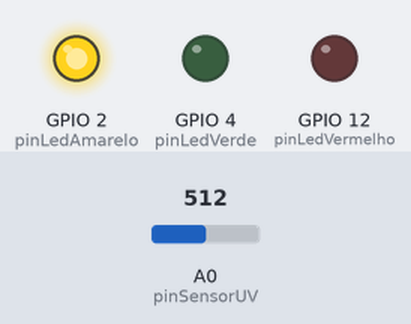
Bench run of a sketch on a simulated ESP8266 (NodeMCU). On the bench: output pins drawn as LEDs (lit = HIGH). The test bench sets the inputs (shaded band); at power-on: A0 (pinSensorUV) = 512. WiFi joins after 1.5 s; servers stay silent unless stated; no MQTT or app messages arrive unless stated; what the sketch prints to the serial monitor is not drawn.

Above: at 2.7 s.
2.8 s: A0 (pinSensorUV) set to 554
5.5 s: A0 (pinSensorUV) set to 580
At 6.2 s:
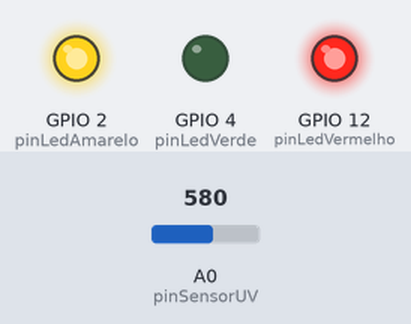
8.2 s: A0 (pinSensorUV) set to 758
10.9 s: A0 (pinSensorUV) set to 783
At 12.1 s:
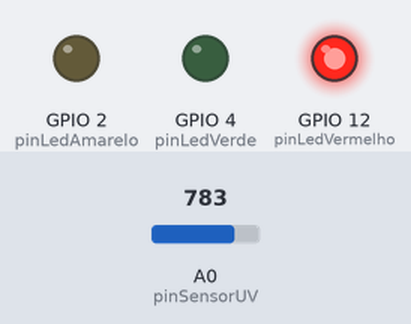
13.6 s: A0 (pinSensorUV) set to 122
At 16.4 s:
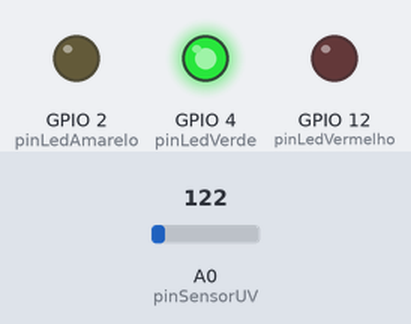
17.0 s: A0 (pinSensorUV) set to 243
19.7 s: A0 (pinSensorUV) set to 263
At 22.3 s:
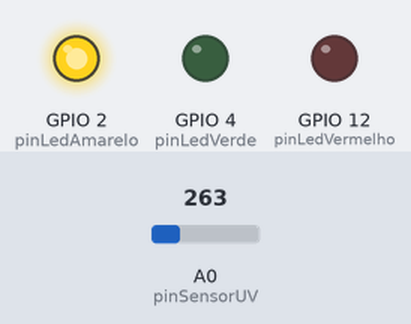
Timing chart, 0 to 23.8 s (numbered marks = the images above; inputs shaded):
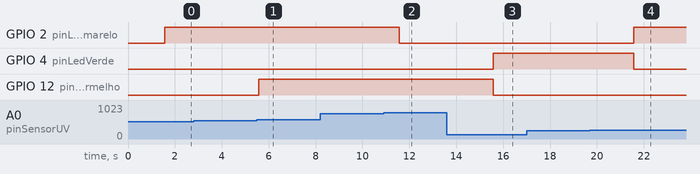

Measured:
- the behaviour switches between 562 and 563 on A0 (pinSensorUV) (found by bisection; images 0 and 1)
- the behaviour switches between 767 and 768 on A0 (pinSensorUV) (found by bisection; images 1 and 2)
- the behaviour switches between 255 and 256 on A0 (pinSensorUV) (found by bisection; images 3 and 4)
- after the input at 2.8 s, every drawn part: stays the same
- after the input at 5.5 s, GPIO 12 (pinLedVermelho): LOW → HIGH after 0.07 s
- after the input at 8.2 s, every drawn part: stays the same
- after the input at 10.9 s, GPIO 2 (pinLedAmarelo): HIGH → LOW after 0.67 s
- after the input at 13.6 s, GPIO 4 (pinLedVerde): LOW → HIGH after 2.0 s; GPIO 12 (pinLedVermelho): HIGH → LOW after 2.0 s
- after the input at 17.0 s, every drawn part: stays the same
- after the input at 19.7 s, GPIO 2 (pinLedAmarelo): LOW → HIGH after 1.9 s; GPIO 4 (pinLedVerde): HIGH → LOW after 1.9 s

The sketch:

projeto_uv.ino
```cpp
#include <ESP8266WiFi.h>
#include <PubSubClient.h>

#include <iostream>
#include <random>

// DEFINIÇÕES DE PINOS
#define pinLedVermelho 12
#define pinLedAmarelo  2
#define pinLedVerde    4

#define pinSensorUV    A0
#define divisor        20

// DEFINIÇÕES
#define liga    HIGH
#define desliga LOW

#define DEBUG

// Definições de conexão WiFi e MQTT
const char* ssid = "Theo";
const char* password = "pandora123";
const char* mqtt_server = "test.mosquitto.org";

// Cliente WiFi e MQTT
WiFiClient espClient;
PubSubClient client(espClient);

// Protótipos de funções
void setup_wifi();
void reconnect();

// Tópico MQTT para envio de mensagens
const char* uv_topic = "home/outdoor/uvindex";
const char* uv_hight_topic = "home/outdoor/uvindexhight";

const char* uv_low_message = "Aproveite o sol com tranquilidade, mas não esqueça do protetor.";
const char* uv_medium_message = "Use protetor solar, o índice de raios UV está moderado.";
const char* uv_hight_message = "Cuidado extra ao sol, índice de raios UV está alto.";
const char* uv_danger_message = "Alerta máximo de raios UV! Proteja-se completamente.";

// std::mt19937 rng(std::random_device{}());

// Define o intervalo desejado (de 0 a 10)
// std::uniform_int_distribution<int> dist(0, 10);


void setup() {
  Serial.begin(115200);

  pinMode(pinLedVerde, OUTPUT);
  pinMode(pinLedAmarelo, OUTPUT);
  pinMode(pinLedVermelho, OUTPUT);
  pinMode(pinSensorUV, INPUT);

  setup_wifi();
  client.setServer(mqtt_server, 1883);
}

void loop() {
  if (!client.connected()) {
    reconnect();
  }
  client.loop();

  int leituraUV = analogRead(pinSensorUV);
  byte indiceUV = map(leituraUV, 0, 1023, 0, 10);

  /*
    Randor number to test dashboard

    // Gera um número aleatório no intervalo especificado
    int num_aleatorio = dist(rng);
    byte indiceUV = num_aleatorio;
  */

  if (indiceUV >= 8){ // SE O INDICE FOR MAIOR OU IGUAL A 8 LIGA O LED VERMELHO

    digitalWrite (pinLedAmarelo , desliga);
    digitalWrite (pinLedVerde , desliga);
    digitalWrite (pinLedVermelho , liga);

    if (client.connected()) {
      client.publish(uv_hight_topic, uv_danger_message);
    }

  } else if (indiceUV >= 6){ // SE O INDICE FOR MENOR QUE 8 E MAIOR OU IGUAL A 6 LIGA O LED AMARELO E VERMELHO

    digitalWrite (pinLedAmarelo , liga);
    digitalWrite (pinLedVerde , desliga);
    digitalWrite (pinLedVermelho , liga);

    if (client.connected()) {
      client.publish(uv_hight_topic, uv_hight_message);
    }

  } else if (indiceUV >= 3){ // SE O INDICE FOR MENOR QUE 6 E MAIOR OU IGUAL A 3 LIGA O LED AMARELO

    digitalWrite (pinLedAmarelo , liga);
    digitalWrite (pinLedVerde , desliga);
    digitalWrite (pinLedVermelho , desliga);

    if (client.connected()) {
      client.publish(uv_hight_topic, uv_medium_message);
    }

  } else { // SE O INDICE FOR MENOR QUE 3 LIGA APENAS O LED VERDE

    digitalWrite (pinLedAmarelo , desliga);
    digitalWrite (pinLedVerde , liga);
    digitalWrite (pinLedVermelho , desliga);
    if (client.connected()) {
      client.publish(uv_hight_topic, uv_low_message);
    }
  }

  if (client.connected()) {
    client.publish(uv_topic, String(indiceUV).c_str());
  }
  // Manipule outras condições e LEDs conforme necessário.

  delay(2000);  // Aumentando o tempo de delay para 2 segundos.
}

void setup_wifi() {
  delay(10);
  Serial.println("Connecting to WiFi...");
  WiFi.begin(ssid, password);

  while (WiFi.status() != WL_CONNECTED) {
    delay(500);
    Serial.print(".");
  }

  Serial.println("WiFi connected");
  Serial.println("IP address: ");
  Serial.println(WiFi.localIP());
}

void reconnect() {
  while (!client.connected()) {
    Serial.print("Attempting MQTT connection...");
    if (client.connect("uvSensorNode")) {
      Serial.println("connected");
      // Se precisar se inscrever em tópicos faça isso aqui:
      // client.subscribe("some/topic");
    } else {
      Serial.print("failed, rc=");
      Serial.print(client.state());
      Serial.println(" try again in 5 seconds");
      delay(5000);
    }
  }
}
```
